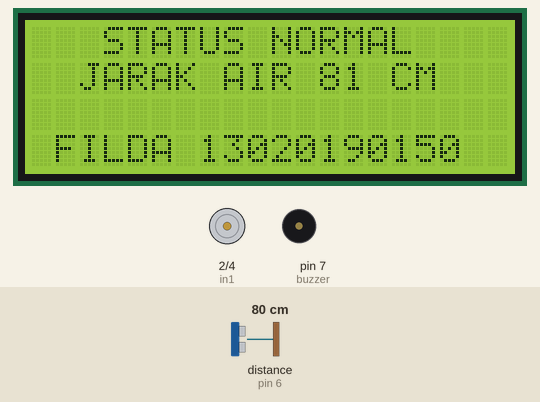
This sketch was run on a simulated Arduino Uno, built with avr-gcc and run on an emulated ATmega328P. Shown: 20×4 character LCD, motor-driver pin pairs drawn as motors (green arrow = first pin HIGH = forward, orange = second pin HIGH = backward, longer = more drive, scaled by the enable pin), buzzer (waves = sounding, pin HIGH). Inputs (shaded band) come from the test bench; at power-on: distance to the obstacle (sensor on pin 6) 80 cm. The echo pulse lasts 58.3 µs per cm; what the sketch prints to the serial monitor is not drawn.

Above: at 6.3 s.
6.4 s: distance to the obstacle (sensor on pin 6) set to 29 cm
At 8.1 s:
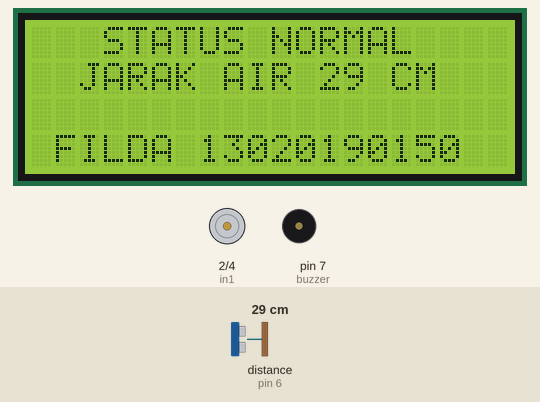
9.1 s: distance to the obstacle (sensor on pin 6) set to 24 cm
At 10.2 s:
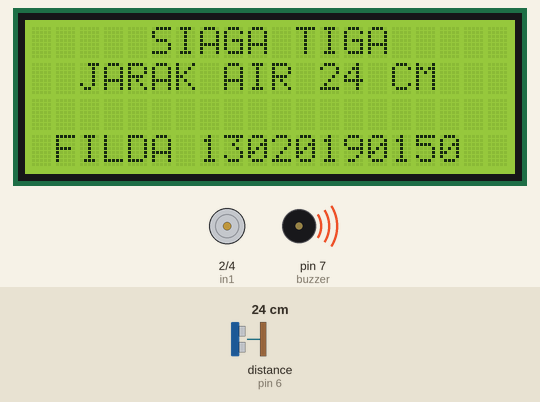
13.4 s: distance to the obstacle (sensor on pin 6) set to 19 cm
At 17.0 s:
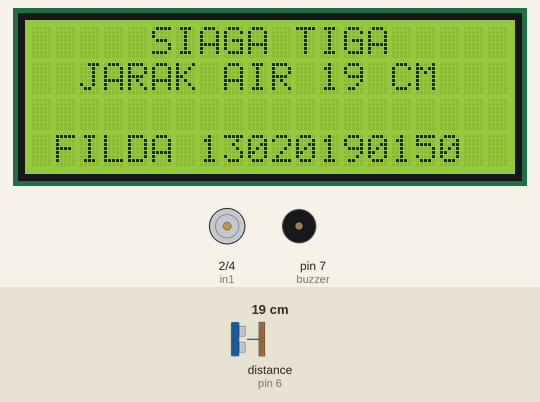
17.5 s: distance to the obstacle (sensor on pin 6) set to 16 cm
At 21.6 s:
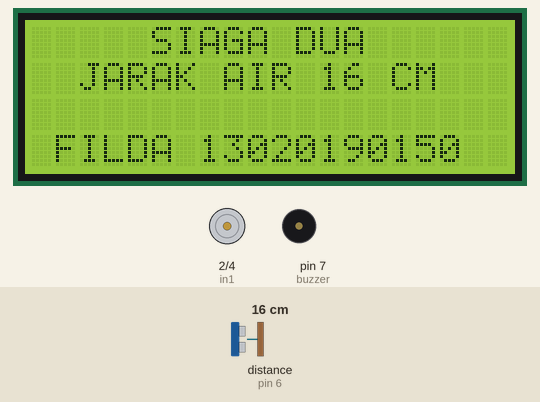
22.2 s: distance to the obstacle (sensor on pin 6) set to 35 cm
At 23.7 s:
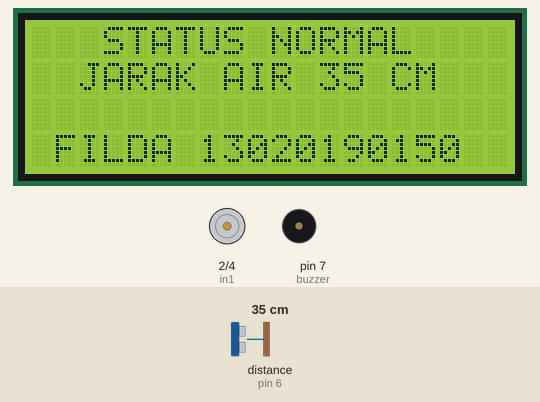
Timing chart, 0 to 25.2 s (numbered marks = the images above; inputs shaded):
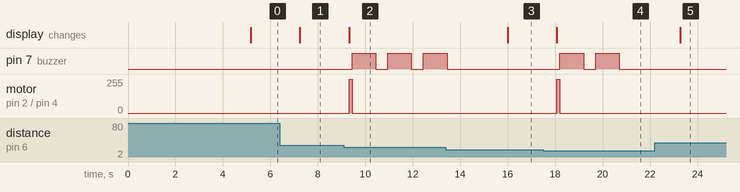

Measured:
- the behaviour switches between 27 and 26 cm on distance to the obstacle (sensor on pin 6) (found by bisection; images 1 and 2)
- the behaviour switches between 18 and 17 cm on distance to the obstacle (sensor on pin 6) (found by bisection; images 3 and 4)
- after the input at 6.4 s, the display: changes after 0.85 s (image 1)
- after the input at 9.1 s, pin 7 (buzzer): alternates HIGH for 1.0 s and LOW for 0.50 s, starting after 0.34 s; motor on pin 2 (in1) / pin 4 (in2): stopped → forward 255/255 after 0.21 s, → stopped 0.13 s later; the display: changes after 0.21 s (image 2)
- after the input at 13.4 s, the display: changes after 2.6 s (image 3)
- after the input at 17.5 s, pin 7 (buzzer): alternates HIGH for 1.0 s and LOW for 0.50 s, starting after 0.70 s; motor on pin 2 (in1) / pin 4 (in2): stopped → forward 255/255 after 0.57 s, → stopped 0.13 s later; the display: changes after 0.57 s (image 4)
- after the input at 22.2 s, the display: changes after 1.1 s (image 5)

The sketch:

Bendungan3pintu.ino
```cpp
#include <NewPing.h>
#include <LiquidCrystal_I2C.h>

LiquidCrystal_I2C lcd(0x27 ,20,4);

const int TRIGGER = 5;
const int ECHO = 6;
const int buzzer = 7;

const int enA = 3;
const int in1 = 2;
const int in2 = 4;

NewPing sonar(TRIGGER, ECHO);
String dataLama = "";
String dc = "";

void setup() {
  Serial.begin(9600);
  lcd.init();
  lcd.backlight();
  pinMode(buzzer, OUTPUT);

  pinMode(enA, OUTPUT);
  pinMode(in1, OUTPUT);
  pinMode(in2, OUTPUT);

  lcd.clear();
  lcd.setCursor(2, 0);
  lcd.print("ALAT PENDETEKSI");
  lcd.setCursor(7, 1);
  lcd.print("BANJIR");
  lcd.setCursor(1, 3);
  lcd.print("FILDA 13020190150");
  delay(5000);
}

void loop() {
  int jarak = sonar.ping_cm();
  // Serial.println(jarak);
  delay(20);

  // analogWrite(enA, 255);
  //     digitalWrite(in1, HIGH);
  //     delay(400);
  //     digitalWrite(in1, LOW);

  if(dc == "siaga1" && jarak > 26){
      dc = "";
      analogWrite(enA, 255);
      digitalWrite(in2, HIGH);
      delay(300);
      digitalWrite(in2, LOW);
  }

  if(jarak >=5 && jarak <=7){
    if(jarak == 7){
      String dataJarak = String("SIAGA 1, ") + String("KETINGGIAN AIR : ") + String(jarak) + String(" CM");
      if(dataJarak != dataLama){
        Serial.println(dataJarak);
        dataLama = dataJarak;
      }
    }

      lcd.clear();
      lcd.setCursor(5, 0);
      lcd.print("SIAGA SATU");
      lcd.setCursor(2, 1);
      lcd.print("JARAK AIR " + String(jarak) + " CM");
      lcd.setCursor(1, 3);
      lcd.print("FILDA 13020190150");

    if(dc != "siaga1"){
      dc = "siaga1";
      analogWrite(enA, 255);
      digitalWrite(in1, HIGH);
      delay(100);
      digitalWrite(in1, LOW);
    }

      digitalWrite(buzzer, HIGH);
      delay(5000);
      digitalWrite(buzzer, LOW);
      delay(2000);

  } else if(jarak > 7 && jarak <=17) {
      if(jarak == 17){
        String dataJarak = String("SIAGA 2, ") + String("KETINGGIAN AIR : ") + String(jarak) + String(" CM");
        if(dataJarak != dataLama){
          Serial.println(dataJarak);
          dataLama = dataJarak;
        }
      }
      lcd.clear();
      lcd.setCursor(5, 0);
      lcd.print("SIAGA DUA");
      lcd.setCursor(2, 1);
      lcd.print("JARAK AIR " + String(jarak) + " CM");
      lcd.setCursor(1, 3);
      lcd.print("FILDA 13020190150");

    if(dc != "siaga2" && dc != "siaga1"){
      dc = "siaga2";
      analogWrite(enA, 255);
      digitalWrite(in1, HIGH);
      delay(130);
      digitalWrite(in1, LOW);

      for(int i = 1; i <= 2; i++){
        digitalWrite(buzzer, HIGH);
        delay(1000);
        digitalWrite(buzzer, LOW);
        delay(500);
      }
    }
      delay(2000);

  } else if(jarak > 17 && jarak <=26) {
      if(jarak == 26){
        String dataJarak = String("SIAGA 3, ") + String("KETINGGIAN AIR : ") + String(jarak) + String(" CM");
        if(dataJarak != dataLama){
          Serial.println(dataJarak);
          dataLama = dataJarak;
        }
      }
      lcd.clear();
      lcd.setCursor(5, 0);
      lcd.print("SIAGA TIGA");
      lcd.setCursor(2, 1);
      lcd.print("JARAK AIR " + String(jarak) + " CM");
      lcd.setCursor(1, 3);
      lcd.print("FILDA 13020190150");

    if(dc != "siaga3" && dc != "siaga2" && dc != "siaga1"){
      dc = "siaga3";
      analogWrite(enA, 255);
      digitalWrite(in1, HIGH);
      delay(130);
      digitalWrite(in1, LOW);

      for(int i = 1; i <= 3; i++){
        digitalWrite(buzzer, HIGH);
        delay(1000);
        digitalWrite(buzzer, LOW);
        delay(500);
      }
    }
      delay(2000);

  } else if (jarak > 26) {
      dc = "";
      Serial.println("STATUS NORMAL   JARAK AIR " + String(jarak) + " CM");
      lcd.clear();
      lcd.setCursor(3, 0);
      lcd.print("STATUS NORMAL");
      lcd.setCursor(2, 1);
      lcd.print("JARAK AIR " + String(jarak) + " CM");
      lcd.setCursor(1, 3);
      lcd.print("FILDA 13020190150");

      delay(2000);
  }

}
```
